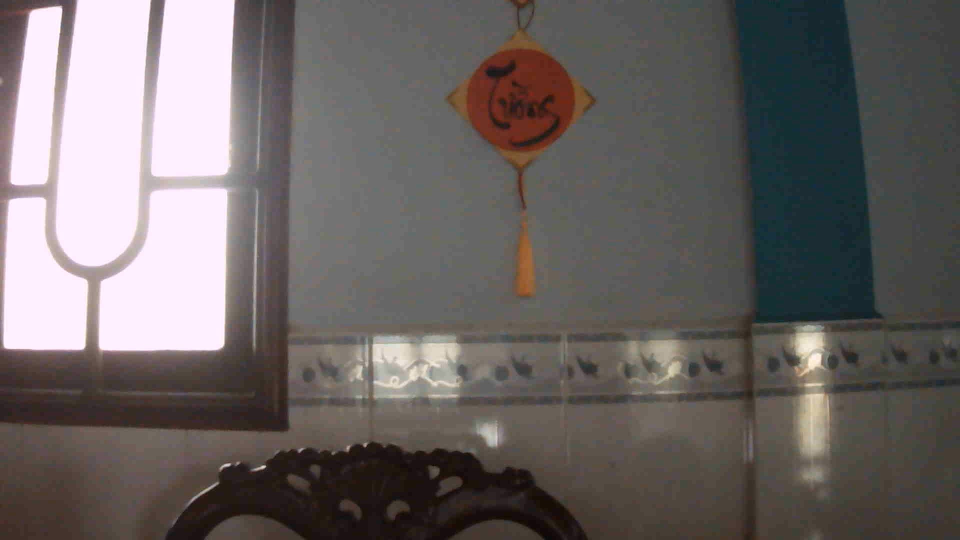
#> input picture depth_to_disparity/test.jpg, 1920 x 1080 px, given in place of im00.png, which was not available (shown at 1/2 size)
$ python Main_Stereo_Vision_Prog.py   (older library calls are emulated)
#> lines starting #> are read from the running program, lines starting #| are printed output that depends on the picture; pictures that were not available may be replaced by others from this repository, and a replacement may not be noted
#      ▄▀▄     ▄▀▄
#     ▄█░░▀▀▀▀▀░░█▄
# ▄▄  █░░░░░░░░░░░█  ▄▄
#█▄▄█ █░░▀░░┬░░▀░░█ █▄▄█

###################################
##### Authors:                #####
##### Stephane Vujasinovic    #####
##### Frederic Uhrweiller     #####
#####                         #####
##### Creation: 2017          #####
###################################


#***********************
#**** Main Programm ****
#***********************


# Package importation
import numpy as np
import cv2
from openpyxl import Workbook # Used for writing data into an Excel file
from sklearn.preprocessing import normalize
import os

# Filtering
kernel= np.ones((5,5),np.uint8)

def coords_mouse_disp(event,x,y,flags,param):
    if event == cv2.EVENT_LBUTTONDBLCLK:
        #print x,y,disp[y,x],filteredImg[y,x]
        average=0
        for u in range (-1,2):
            for v in range (-1,2):
                average += disp[y+u,x+v]
        average=average/9
        Distance= -593.97*average**(3) + 1506.8*average**(2) - 1373.1*average + 522.06
        Distance= np.around(Distance*0.01,decimals=2)
        print('Distance: '+ str(Distance)+' m')

# [12 lines of commented-out code are left out]
wb=Workbook()
ws=wb.active

# #*************************************************
# #***** Parameters for Distortion Calibration *****
# #*************************************************

# # Termination criteria
# criteria =(cv2.TERM_CRITERIA_EPS + cv2.TERM_CRITERIA_MAX_ITER, 30, 0.001)
# criteria_stereo= (cv2.TERM_CRITERIA_EPS + cv2.TERM_CRITERIA_MAX_ITER, 30, 0.001)

# # Prepare object points
# objp = np.zeros((9*6,3), np.float32)
# objp[:,:2] = np.mgrid[0:9,0:6].T.reshape(-1,2)

# # Arrays to store object points and image points from all images
# objpoints= []   # 3d points in real world space
# imgpointsR= []   # 2d points in image plane
# imgpointsL= []

# # Start calibration from the camera
# print('Starting calibration for the 2 cameras... ')
# # Call all saved images
# for i in range(0,23):   #67 Put the amount of pictures you have taken for the calibration inbetween range(0,?) wenn starting from the image number 0
#     t= str(i)
#     # ChessImaR= cv2.imread('chessboard-R'+t+'.png',0)    # Right side
#     # ChessImaL= cv2.imread('chessboard-L'+t+'.png',0)    # Left side
#     ChessImaR= cv2.imread('./Calib_cameraR/image_'+t+'.jpg',0)    # Right side
#     ChessImaL= cv2.imread('./Calib_cameraL/image_'+t+'.jpg',0)    # Left side
#     retR, cornersR = cv2.findChessboardCorners(ChessImaR,
#                                                (9,6),None)  # Define the number of chees corners we are looking for
#     retL, cornersL = cv2.findChessboardCorners(ChessImaL,
#                                                (9,6),None)  # Left side
#     if (True == retR) & (True == retL):
#         objpoints.append(objp)
#         cv2.cornerSubPix(ChessImaR,cornersR,(11,11),(-1,-1),criteria)
#         cv2.cornerSubPix(ChessImaL,cornersL,(11,11),(-1,-1),criteria)
#         imgpointsR.append(cornersR)
#         imgpointsL.append(cornersL)

# # Determine the new values for different parameters
# #   Right Side
# retR, mtxR, distR, rvecsR, tvecsR = cv2.calibrateCamera(objpoints,
#                                                         imgpointsR,
#                                                         ChessImaR.shape[::-1],None,None)
# hR,wR= ChessImaR.shape[:2]
# OmtxR, roiR= cv2.getOptimalNewCameraMatrix(mtxR,distR,
#                                                    (wR,hR),1,(wR,hR))

# #   Left Side
# retL, mtxL, distL, rvecsL, tvecsL = cv2.calibrateCamera(objpoints,
#                                                         imgpointsL,
#                                                         ChessImaL.shape[::-1],None,None)
# hL,wL= ChessImaL.shape[:2]
# OmtxL, roiL= cv2.getOptimalNewCameraMatrix(mtxL,distL,(wL,hL),1,(wL,hL))

# print('Cameras Ready to use')

# #********************************************
# #***** Calibrate the Cameras for Stereo *****
# #********************************************

# # StereoCalibrate function
# #flags = 0
# #flags |= cv2.CALIB_FIX_INTRINSIC
# #flags |= cv2.CALIB_FIX_PRINCIPAL_POINT
# #flags |= cv2.CALIB_USE_INTRINSIC_GUESS
# #flags |= cv2.CALIB_FIX_FOCAL_LENGTH
# #flags |= cv2.CALIB_FIX_ASPECT_RATIO
# #flags |= cv2.CALIB_ZERO_TANGENT_DIST
# #flags |= cv2.CALIB_RATIONAL_MODEL
# #flags |= cv2.CALIB_SAME_FOCAL_LENGTH
# #flags |= cv2.CALIB_FIX_K3
# #flags |= cv2.CALIB_FIX_K4
# #flags |= cv2.CALIB_FIX_K5
# retS, MLS, dLS, MRS, dRS, R, T, E, F= cv2.stereoCalibrate(objpoints,
#                                                           imgpointsL,
#                                                           imgpointsR,
#                                                           mtxL,
#                                                           distL,
#                                                           mtxR,
#                                                           distR,
#                                                           ChessImaR.shape[::-1],
#                                                           criteria = criteria_stereo,
#                                                           flags = cv2.CALIB_FIX_INTRINSIC)

# # StereoRectify function
# rectify_scale= 0 # if 0 image croped, if 1 image nor croped
# RL, RR, PL, PR, Q, roiL, roiR= cv2.stereoRectify(MLS, dLS, MRS, dRS,
#                                                  ChessImaR.shape[::-1], R, T,
#                                                  rectify_scale,(0,0))  # last paramater is alpha, if 0= croped, if 1= not croped
# # initUndistortRectifyMap function
# Left_Stereo_Map= cv2.initUndistortRectifyMap(MLS, dLS, RL, PL,
#                                              ChessImaR.shape[::-1], cv2.CV_16SC2)   # cv2.CV_16SC2 this format enables us the programme to work faster
# Right_Stereo_Map= cv2.initUndistortRectifyMap(MRS, dRS, RR, PR,
#                                               ChessImaR.shape[::-1], cv2.CV_16SC2)


#*******************************************
#***** Parameters for the StereoVision *****
#*******************************************


# Create StereoSGBM and prepare all parameters
window_size = 3
min_disp = 2
num_disp = 130-min_disp
stereo = cv2.StereoSGBM_create(minDisparity = min_disp,
    numDisparities = num_disp,
    blockSize = window_size,
    uniquenessRatio = 10,
    speckleWindowSize = 100,
    speckleRange = 32,
    disp12MaxDiff = 5,
    P1 = 8*3*window_size**2,
    P2 = 32*3*window_size**2)

# Used for the filtered image
stereoR=cv2.ximgproc.createRightMatcher(stereo) # Create another stereo for right this time

# WLS FILTER Parameters
lmbda = 80000
sigma = 1.8
visual_multiplier = 1.0

wls_filter = cv2.ximgproc.createDisparityWLSFilter(matcher_left=stereo)
wls_filter.setLambda(lmbda)
wls_filter.setSigmaColor(sigma)

#*************************************
#***** Starting the StereoVision *****
#*************************************

# # Call the two cameras
# CamR= cv2.VideoCapture(0)   # Wenn 0 then Right Cam and wenn 2 Left Cam
# CamL= cv2.VideoCapture(1)


path_L = "./imag/data_stereo_image/im00.png"
path_R = "./imag/data_stereo_image/im11.png"
img_L = cv2.imread(path_L, cv2.IMREAD_GRAYSCALE)
#> img_L: shape (1080, 1920); min 5, max 255, mean 102.9

width = int(img_L.shape[1] * 0.5)
#> width = 960
height = int(img_L.shape[0] * 0.5)
#> height = 540
dim = (width, height)
#> dim = (960, 540)
img_L = cv2.resize(img_L, dim, interpolation=cv2.INTER_AREA)
#> img_L: shape (540, 960)
img_R = cv2.imread(path_R, cv2.IMREAD_GRAYSCALE)
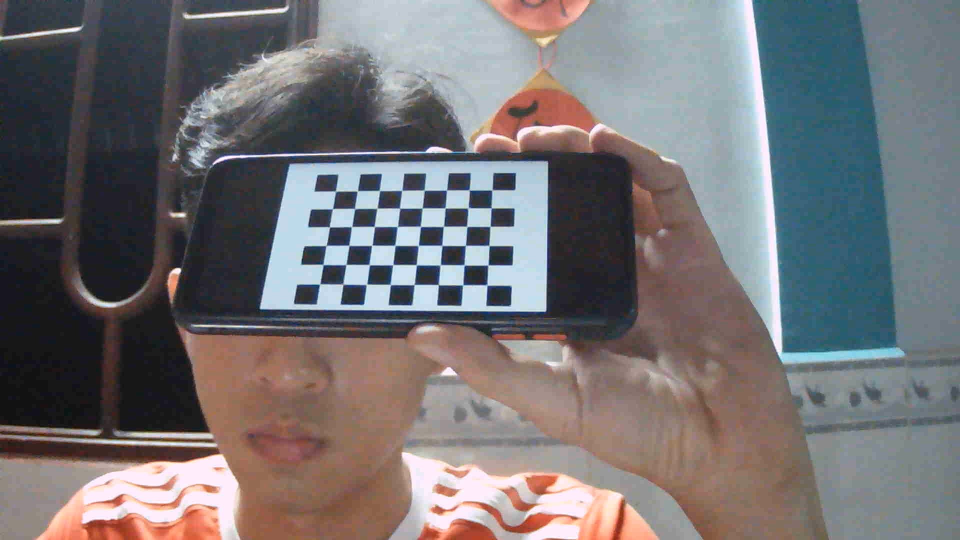
#> input picture depth_to_disparity/imag/test/New folder/im11.jpg, 1920 x 1080 px, given in place of im11.png, which was not available (shown at 1/2 size)
#> img_R: shape (1080, 1920); min 4, max 255, mean 114.5
img_R = cv2.resize(img_R, dim, interpolation=cv2.INTER_AREA)
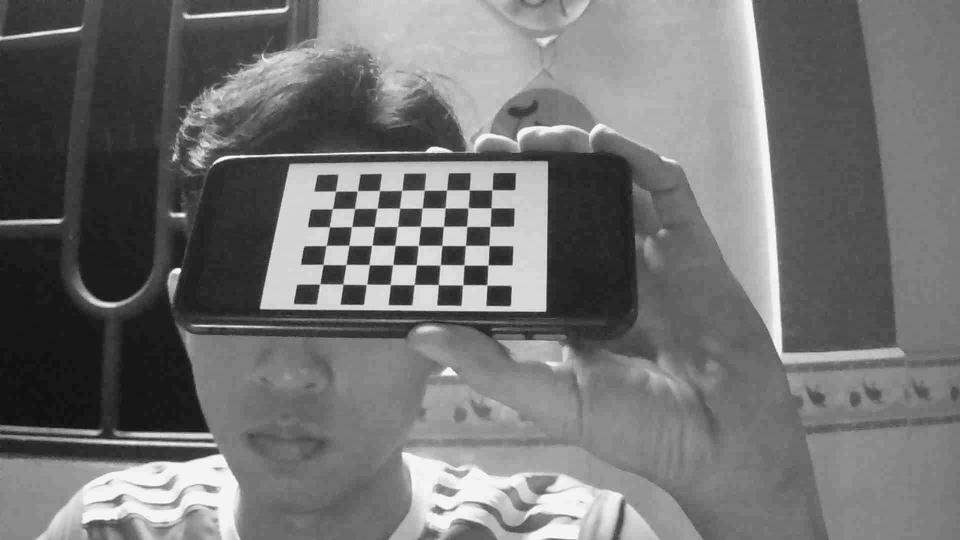
#> img_R: shape (540, 960); min 13, max 255, mean 114.6

cv2.namedWindow('img_L', cv2.WINDOW_NORMAL)
cv2.resizeWindow('img_L', int(width/2), int(height/2))
cv2.imshow('img_L', img_L)


# [22 lines of commented-out code are left out]


while True:
    # # Start Reading Camera images
    # retR, frameR= CamR.read()
    # retL, frameL= CamL.read()

    # frameL = cv2.fastNlMeansDenoisingColored(frameL, None, 10, 10, 7, 15)
    # frameR = cv2.fastNlMeansDenoisingColored(frameR, None, 10, 10, 7, 15)

    # # Rectify the images on rotation and alignement
    # Left_nice= cv2.remap(frameL,Left_Stereo_Map[0],Left_Stereo_Map[1], interpolation = cv2.INTER_LANCZOS4, borderMode = cv2.BORDER_CONSTANT)  # Rectify the image using the kalibration parameters founds during the initialisation
    # Right_nice= cv2.remap(frameR,Right_Stereo_Map[0],Right_Stereo_Map[1], interpolation = cv2.INTER_LANCZOS4, borderMode = cv2.BORDER_CONSTANT)


##    # Draw Red lines
##    for line in range(0, int(Right_nice.shape[0]/20)): # Draw the Lines on the images Then numer of line is defines by the image Size/20
##        Left_nice[line*20,:]= (0,0,255)
##        Right_nice[line*20,:]= (0,0,255)
##
##    for line in range(0, int(frameR.shape[0]/20)): # Draw the Lines on the images Then numer of line is defines by the image Size/20
##        frameL[line*20,:]= (0,255,0)
##        frameR[line*20,:]= (0,255,0)

    # Show the Undistorted images
    #cv2.imshow('Both Images', np.hstack([Left_nice, Right_nice]))
    #cv2.imshow('Normal', np.hstack([frameL, frameR]))

    # # Convert from color(BGR) to gray
    # grayR= cv2.cvtColor(Right_nice,cv2.COLOR_BGR2GRAY)
    # grayL= cv2.cvtColor(Left_nice,cv2.COLOR_BGR2GRAY)

    grayR = img_R
    grayL = img_L

    # Compute the 2 images for the Depth_image
    disp= stereo.compute(grayL,grayR)#.astype(np.float32)/ 16
    dispL= disp
    dispR= stereoR.compute(grayR,grayL)
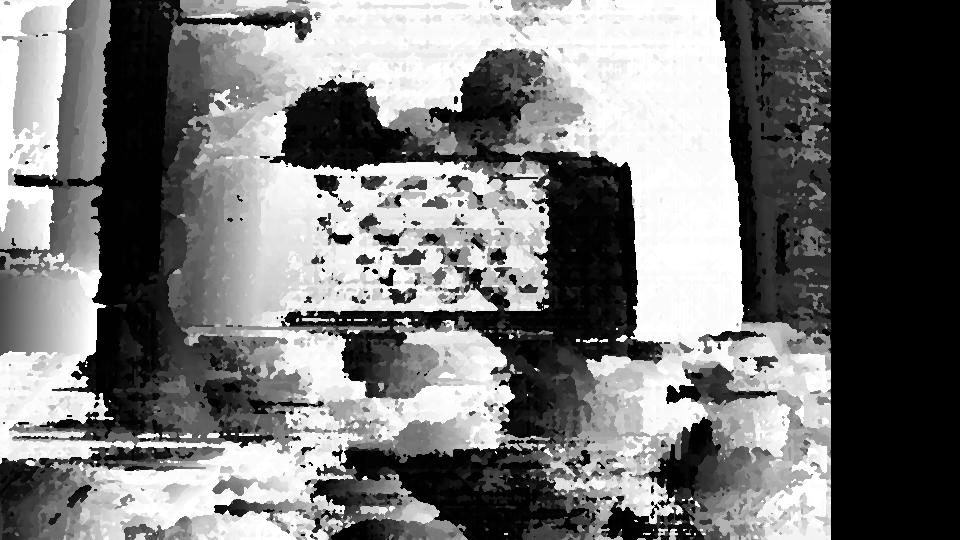
#> dispR: shape (540, 960) int16; min -2080, max -32, mean -1112.9; drawn with min black and max white
    dispL= np.int16(dispL)
    dispR= np.int16(dispR)


    # Using the WLS filter
    filteredImg= wls_filter.filter(dispL,grayL,None,dispR)
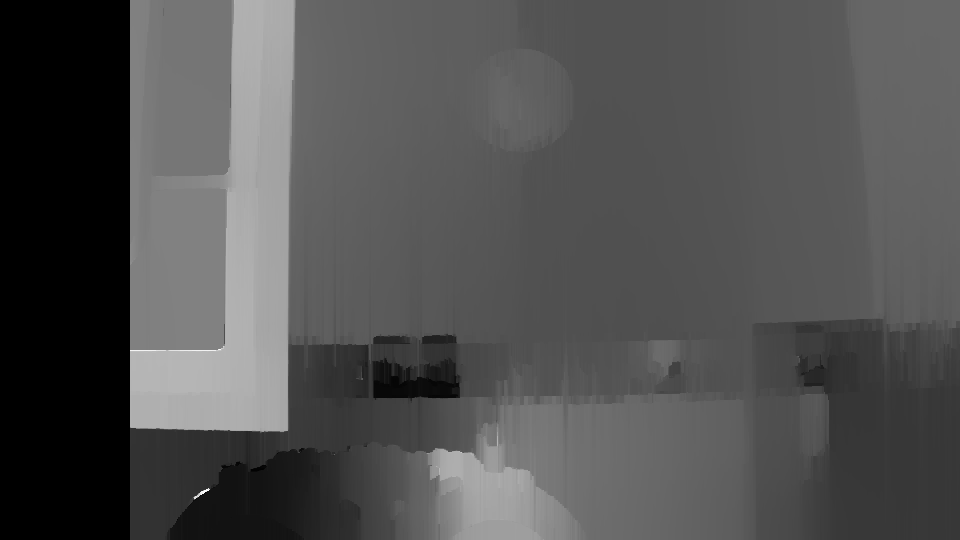
#> filteredImg: shape (540, 960) int16; min 16, max 1999, mean 650.3; drawn with min black and max white
    filteredImg = cv2.normalize(src=filteredImg, dst=filteredImg, beta=0, alpha=255, norm_type=cv2.NORM_MINMAX)
    filteredImg = np.uint8(filteredImg)
    #cv2.imshow('Disparity Map', filteredImg)
    disp= ((disp.astype(np.float32)/ 16)-min_disp)/num_disp # Calculation allowing us to have 0 for the most distant object able to detect

##    # Resize the image for faster executions
##    dispR= cv2.resize(disp,None,fx=0.7, fy=0.7, interpolation = cv2.INTER_AREA)

    # Filtering the Results with a closing filter
    closing= cv2.morphologyEx(disp,cv2.MORPH_CLOSE, kernel) # Apply an morphological filter for closing little "black" holes in the picture(Remove noise)
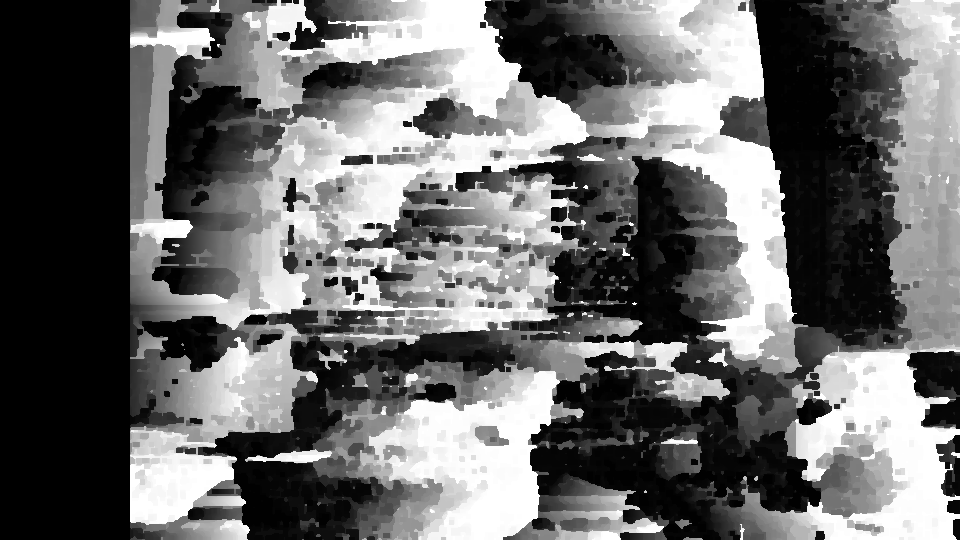
#> closing: shape (540, 960) float32; min -0.00781, max 0.992, mean 0.413; drawn with min black and max white

    # Colors map
    dispc= (closing-closing.min())*255
    dispC= dispc.astype(np.uint8)                                   # Convert the type of the matrix from float32 to uint8, this way you can show the results with the function cv2.imshow()
    disp_Color= cv2.applyColorMap(dispC,cv2.COLORMAP_OCEAN)         # Change the Color of the Picture into an Ocean Color_Map
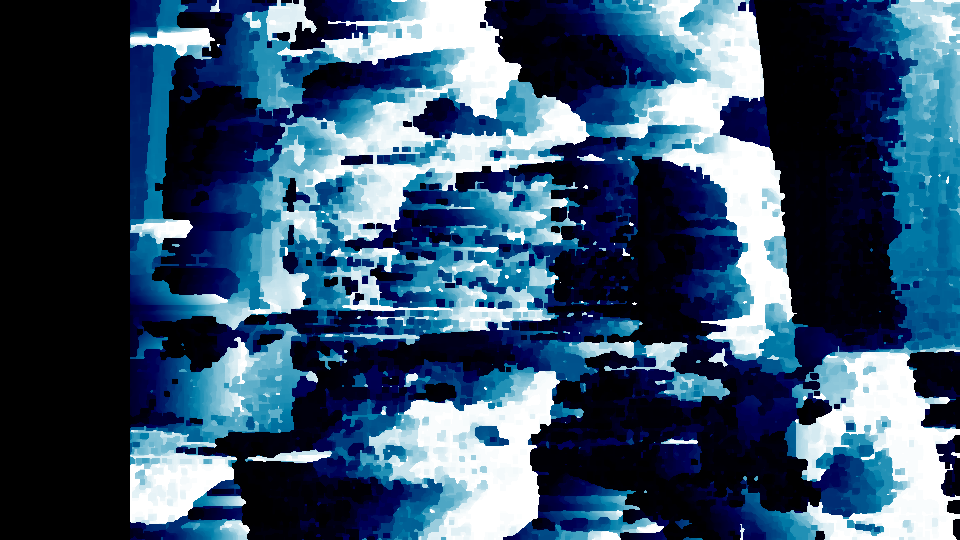
#> disp_Color: shape (540, 960, 3); mean B, G, R 106.8, 81.1, 54.7
    filt_Color= cv2.applyColorMap(filteredImg,cv2.COLORMAP_OCEAN)
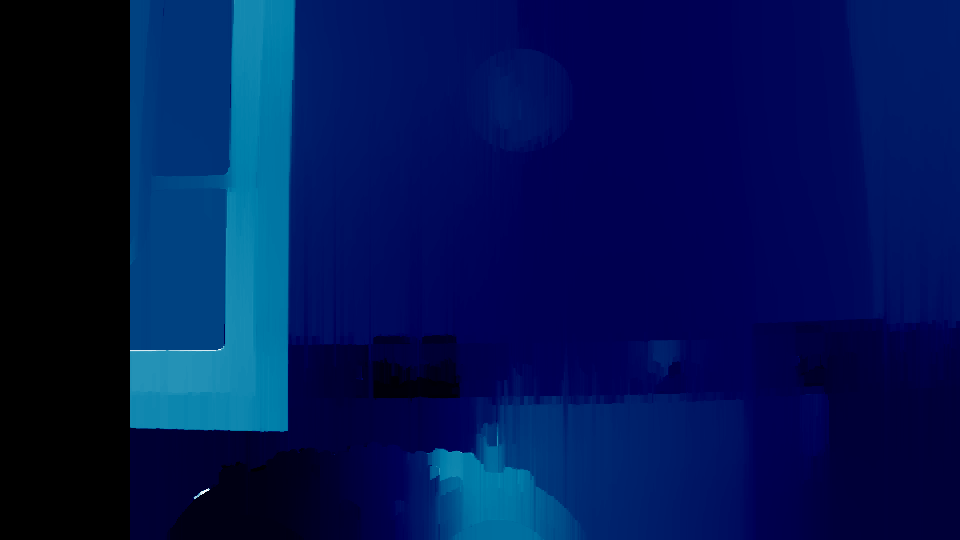
#> filt_Color: shape (540, 960, 3); mean B, G, R 81.6, 20.8, 0.7

    # Show the result for the Depth_image
    #cv2.imshow('Disparity', disp)
    #cv2.imshow('Closing',closing)
    #cv2.imshow('Color Depth',disp_Color)
    cv2.imshow('Filtered Color Depth',filt_Color)
    cv2.imshow('disparity', disp)
    cv2.imshow('filteredImg', filteredImg)


    # Mouse click
    cv2.setMouseCallback("Filtered Color Depth",coords_mouse_disp,filt_Color)

    # End the Programme
    if cv2.waitKey(1) & 0xFF == ord(' '):
#> (key Esc is pressed here)
        break

# Save excel
##wb.save("data4.xlsx")

# Release the Cameras
# CamR.release()
# CamL.release()
cv2.destroyAllWindows()
